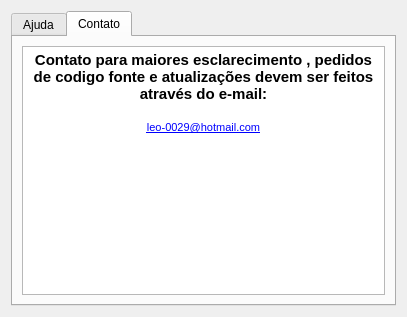
<?xml version="1.0" encoding="UTF-8"?>
<ui version="4.0">
 <class>Ajuda</class>
 <widget class="QDialog" name="Ajuda">
  <property name="geometry">
   <rect>
    <x>0</x>
    <y>0</y>
    <width>407</width>
    <height>317</height>
   </rect>
  </property>
  <property name="windowTitle">
   <string>Ajuda</string>
  </property>
  <property name="windowIcon">
   <iconset resource="incon.qrc">
    <normaloff>:/Downloads/Apps-preferences-desktop-notification-icon.png</normaloff>:/Downloads/Apps-preferences-desktop-notification-icon.png</iconset>
  </property>
  <layout class="QHBoxLayout" name="horizontalLayout">
   <item>
    <widget class="QTabWidget" name="tabWidget">
     <property name="currentIndex">
      <number>1</number>
     </property>
     <widget class="QWidget" name="tab">
      <attribute name="title">
       <string>Ajuda</string>
      </attribute>
      <widget class="QTextBrowser" name="textBrowser">
       <property name="geometry">
        <rect>
         <x>5</x>
         <y>20</y>
         <width>371</width>
         <height>271</height>
        </rect>
       </property>
       <property name="html">
        <string>&lt;!DOCTYPE HTML PUBLIC &quot;-//W3C//DTD HTML 4.0//EN&quot; &quot;http://www.w3.org/TR/REC-html40/strict.dtd&quot;&gt;
&lt;html&gt;&lt;head&gt;&lt;meta name=&quot;qrichtext&quot; content=&quot;1&quot; /&gt;&lt;style type=&quot;text/css&quot;&gt;
p, li { white-space: pre-wrap; }
&lt;/style&gt;&lt;/head&gt;&lt;body style=&quot; font-family:'MS Shell Dlg 2'; font-size:8.25pt; font-weight:400; font-style:normal;&quot;&gt;
&lt;p align=&quot;center&quot; style=&quot; margin-top:0px; margin-bottom:0px; margin-left:0px; margin-right:0px; -qt-block-indent:0; text-indent:0px;&quot;&gt;&lt;span style=&quot; font-size:8pt; font-weight:600;&quot;&gt;&lt;br /&gt;&lt;/span&gt;&lt;span style=&quot; font-size:10pt; font-weight:600;&quot;&gt;Programa criado para facilitar o calculo de relatorio de notas fiscais.&lt;/span&gt;&lt;span style=&quot; font-size:10pt;&quot;&gt; &lt;/span&gt;&lt;span style=&quot; font-size:8pt;&quot;&gt;&lt;br /&gt;&lt;/span&gt;&lt;/p&gt;
&lt;p align=&quot;center&quot; style=&quot; margin-top:0px; margin-bottom:0px; margin-left:0px; margin-right:0px; -qt-block-indent:0; text-indent:0px;&quot;&gt;&lt;span style=&quot; font-size:8pt; font-weight:600; text-decoration: underline;&quot;&gt;O programa é dividido em :&lt;/span&gt;&lt;span style=&quot; font-size:8pt;&quot;&gt;&lt;br /&gt;&lt;/span&gt;&lt;/p&gt;
&lt;p style=&quot; margin-top:0px; margin-bottom:0px; margin-left:0px; margin-right:0px; -qt-block-indent:0; text-indent:0px;&quot;&gt;&lt;span style=&quot; font-size:8pt; font-weight:600;&quot;&gt;Novo&lt;/span&gt;&lt;span style=&quot; font-size:8pt;&quot;&gt;: Ferramenta para iniciar um novo calculo. &lt;/span&gt;&lt;span style=&quot; font-size:8pt; text-decoration: underline; color:#ff0000;&quot;&gt;Atenção &lt;/span&gt;&lt;span style=&quot; font-size:8pt;&quot;&gt;Ao escolher essa opção perderá todos os dados , adicionados anteriormente . Certifique-se de que essa é mesmo a opção desejada. &lt;/span&gt;&lt;/p&gt;
&lt;p style=&quot;-qt-paragraph-type:empty; margin-top:0px; margin-bottom:0px; margin-left:0px; margin-right:0px; -qt-block-indent:0; text-indent:0px; font-size:8pt;&quot;&gt;&lt;br /&gt;&lt;/p&gt;
&lt;p style=&quot; margin-top:0px; margin-bottom:0px; margin-left:0px; margin-right:0px; -qt-block-indent:0; text-indent:0px;&quot;&gt;&lt;span style=&quot; font-size:8pt; font-weight:600;&quot;&gt;Calcular&lt;/span&gt;&lt;span style=&quot; font-size:8pt;&quot;&gt; :Calcula todas as somas dos dados inseridos no programa, tais como cnpj, dia de emissão ,valor e numero.&lt;/span&gt;&lt;/p&gt;
&lt;p style=&quot;-qt-paragraph-type:empty; margin-top:0px; margin-bottom:0px; margin-left:0px; margin-right:0px; -qt-block-indent:0; text-indent:0px; font-size:8pt;&quot;&gt;&lt;br /&gt;&lt;/p&gt;
&lt;p style=&quot; margin-top:0px; margin-bottom:0px; margin-left:0px; margin-right:0px; -qt-block-indent:0; text-indent:0px;&quot;&gt;&lt;span style=&quot; font-size:8pt; font-weight:600;&quot;&gt;Conferir e editar dados : &lt;/span&gt;&lt;span style=&quot; font-size:8pt;&quot;&gt;Como o proprio nome sugere , essa opção serve para conferir os dados e editar aqueles que desejar.&lt;br /&gt;&lt;/span&gt;&lt;/p&gt;&lt;/body&gt;&lt;/html&gt;</string>
       </property>
      </widget>
     </widget>
     <widget class="QWidget" name="tab_2">
      <attribute name="title">
       <string>Contato</string>
      </attribute>
      <layout class="QVBoxLayout" name="verticalLayout">
       <item>
        <widget class="QTextBrowser" name="textBrowser_2">
         <property name="html">
          <string>&lt;!DOCTYPE HTML PUBLIC &quot;-//W3C//DTD HTML 4.0//EN&quot; &quot;http://www.w3.org/TR/REC-html40/strict.dtd&quot;&gt;
&lt;html&gt;&lt;head&gt;&lt;meta name=&quot;qrichtext&quot; content=&quot;1&quot; /&gt;&lt;style type=&quot;text/css&quot;&gt;
p, li { white-space: pre-wrap; }
&lt;/style&gt;&lt;/head&gt;&lt;body style=&quot; font-family:'MS Shell Dlg 2'; font-size:8.25pt; font-weight:400; font-style:normal;&quot;&gt;
&lt;p align=&quot;center&quot; style=&quot; margin-top:0px; margin-bottom:0px; margin-left:0px; margin-right:0px; -qt-block-indent:0; text-indent:0px;&quot;&gt;&lt;span style=&quot; font-size:11pt; font-weight:600;&quot;&gt;Contato para maiores esclarecimento , pedidos de codigo fonte e atualizações devem ser feitos através do e-mail:&lt;/span&gt;&lt;/p&gt;
&lt;p align=&quot;center&quot; style=&quot;-qt-paragraph-type:empty; margin-top:0px; margin-bottom:0px; margin-left:0px; margin-right:0px; -qt-block-indent:0; text-indent:0px; font-size:11pt; font-weight:600;&quot;&gt;&lt;br /&gt;&lt;/p&gt;
&lt;p align=&quot;center&quot; style=&quot; margin-top:0px; margin-bottom:0px; margin-left:0px; margin-right:0px; -qt-block-indent:0; text-indent:0px;&quot;&gt;&lt;a href=&quot;outlook.com&quot;&gt;&lt;span style=&quot; font-size:8pt; text-decoration: underline; color:#0000ff;&quot;&gt;leo-0029@hotmail.com&lt;/span&gt;&lt;/a&gt;&lt;/p&gt;&lt;/body&gt;&lt;/html&gt;</string>
         </property>
        </widget>
       </item>
      </layout>
     </widget>
    </widget>
   </item>
  </layout>
 </widget>
 <resources>
  <include location="incon.qrc"/>
 </resources>
 <connections/>
</ui>
